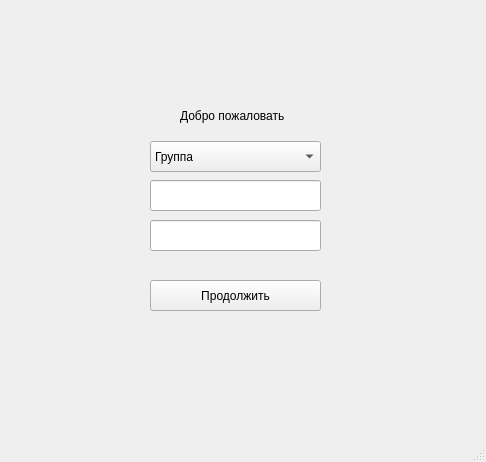
<?xml version="1.0" encoding="UTF-8"?>
<ui version="4.0">
 <class>MainWindow</class>
 <widget class="QMainWindow" name="MainWindow">
  <property name="geometry">
   <rect>
    <x>0</x>
    <y>0</y>
    <width>486</width>
    <height>462</height>
   </rect>
  </property>
  <property name="windowTitle">
   <string>MainWindow</string>
  </property>
  <widget class="QWidget" name="centralwidget">
   <widget class="QLabel" name="label">
    <property name="geometry">
     <rect>
      <x>180</x>
      <y>90</y>
      <width>131</width>
      <height>51</height>
     </rect>
    </property>
    <property name="text">
     <string>Добро пожаловать</string>
    </property>
   </widget>
   <widget class="QComboBox" name="comboBox">
    <property name="geometry">
     <rect>
      <x>150</x>
      <y>141</y>
      <width>171</width>
      <height>31</height>
     </rect>
    </property>
    <item>
     <property name="text">
      <string>Группа</string>
     </property>
    </item>
    <item>
     <property name="text">
      <string>Группа2</string>
     </property>
    </item>
    <item>
     <property name="text">
      <string>Группа3</string>
     </property>
    </item>
   </widget>
   <widget class="QLineEdit" name="lineEdit">
    <property name="geometry">
     <rect>
      <x>150</x>
      <y>180</y>
      <width>171</width>
      <height>31</height>
     </rect>
    </property>
   </widget>
   <widget class="QLineEdit" name="lineEdit_2">
    <property name="geometry">
     <rect>
      <x>150</x>
      <y>220</y>
      <width>171</width>
      <height>31</height>
     </rect>
    </property>
   </widget>
   <widget class="QPushButton" name="pushButton">
    <property name="geometry">
     <rect>
      <x>150</x>
      <y>280</y>
      <width>171</width>
      <height>31</height>
     </rect>
    </property>
    <property name="text">
     <string>Продолжить</string>
    </property>
   </widget>
  </widget>
  <widget class="QMenuBar" name="menubar">
   <property name="geometry">
    <rect>
     <x>0</x>
     <y>0</y>
     <width>486</width>
     <height>21</height>
    </rect>
   </property>
  </widget>
  <widget class="QStatusBar" name="statusbar"/>
 </widget>
 <resources/>
 <connections/>
</ui>
